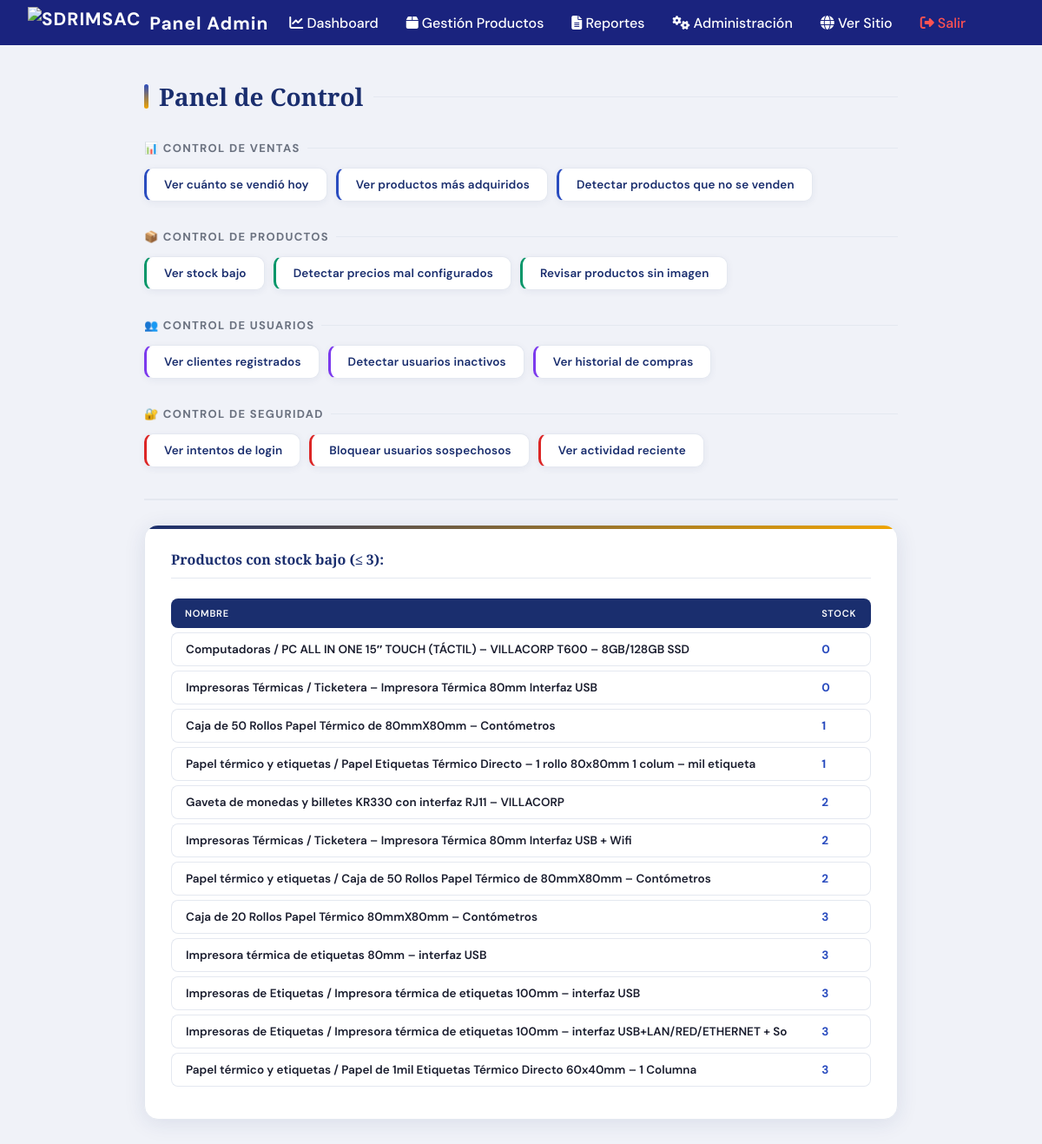
Page /public/admin/control.php?stock_bajo=1 on the committed database.
### tables this page shows
CREATE TABLE `productos` (
  `id` int(11) NOT NULL,
  `nombre` varchar(100) NOT NULL,
  `descripcion` text DEFAULT NULL,
  `precio` decimal(10,2) DEFAULT NULL,
  `stock` int(11) DEFAULT 0,
  `imagen` varchar(255) DEFAULT NULL,
  `views` int(11) DEFAULT 0,
  `vistas` int(11) DEFAULT 0,
  `vendidos` int(11) DEFAULT 0,
  `favoritos` int(11) DEFAULT 0
);

### public/admin/control.php (the view, shortened to what this page needs)
<?php
include __DIR__ . '/includes/header_admin.php';
require_once __DIR__ . '/../config/database.php';
?>
<link rel="stylesheet" href="control.css">
<section class="control-section">
    <h2>Panel de Control</h2>
    <h3>📊 Control de Ventas</h3>
    <ul>
        <li><a href="reportes.php?tipo=ventas">Ver cuánto se vendió hoy</a></li>
        <li><a href="reportes.php?tipo=productos_mas_vendidos">Ver productos más adquiridos</a></li>
        <li><a href="reportes.php?tipo=productos_no_venden">Detectar productos que no se venden</a></li>
    </ul>
    <h3>📦 Control de Productos</h3>
    <ul>
        <li><a href="?stock_bajo=1">Ver stock bajo</a></li>
        <li><a href="?precios_mal=1">Detectar precios mal configurados</a></li>
        <li><a href="?sin_imagen=1">Revisar productos sin imagen</a></li>
    </ul>
    <h3>👥 Control de Usuarios</h3>
    <ul>
        <li><a href="?clientes=1">Ver clientes registrados</a></li>
        <li><a href="?inactivos=1">Detectar usuarios inactivos</a></li>
        <li><a href="?historial=1">Ver historial de compras</a></li>
    </ul>
    <h3>🔐 Control de Seguridad</h3>
    <ul>
        <li><a href="?login_intentos=1">Ver intentos de login</a></li>
        <li><a href="?bloquear=1">Bloquear usuarios sospechosos</a></li>
        <li><a href="?actividad=1">Ver actividad reciente</a></li>
    </ul>
    <hr>
    <?php
    if(isset($_GET['stock_bajo'])){
        echo '<div class="control-box"><h4>Productos con stock bajo (≤ 3):</h4>';
        $q = $conn->query("SELECT * FROM productos WHERE stock <= 3 ORDER BY stock ASC");
        if($q->num_rows > 0){
            echo '<table><tr><th>Nombre</th><th>Stock</th></tr>';
            while($r = $q->fetch_assoc()){
                echo '<tr><td>'.htmlspecialchars($r['nombre']).'</td><td>'.intval($r['stock']).'</td></tr>';
            }
            echo '</table>';
        } else {
            echo '<p>No hay productos con stock bajo.</p>';
        }
        echo '</div>';
    }
    ?>
</section>

### public/admin/includes/header_admin.php (shortened to what this page needs)
<!DOCTYPE html>
<html lang="es">
<head>
    <link rel="stylesheet" href="../assets/css/dashboard.css">
    <link rel="stylesheet" href="https://cdnjs.cloudflare.com/ajax/libs/font-awesome/6.4.0/css/all.min.css">
</head>
<body>
<nav class="admin-navbar">
    <div class="admin-logo">
        <img src="../assets/img/SDRIMSAC.png" alt="SDRIMSAC" style="height:36px;vertical-align:middle;"> Panel Admin
    </div>
    <div class="admin-menu">
        <a href="dashboard.php"><i class="fa-solid fa-chart-line"></i> Dashboard</a>
        <a href="productos.php"><i class="fa-solid fa-box"></i> Gestión Productos</a>
        <a href="reportes.php"><i class="fa-solid fa-file-alt"></i> Reportes</a>
        <a href="administracion.php"><i class="fa-solid fa-cogs"></i> Administración</a>
        <a href="../index.php"><i class="fa-solid fa-globe"></i> Ver Sitio</a>
        <a href="logout.php" style="color:#ff5252"><i class="fa-solid fa-sign-out-alt"></i> Salir</a>
    </div>
</nav>

### public/assets/css/dashboard.css (style rules this page uses)
:root { --primary: #1a2e6e; --primary-light: #2a4cbf; --accent: #f0a500; --accent-soft: #fff7e0; --bg: #f0f2f8; --card: #ffffff; --text: #1a1d2e; --muted: #6b7280; --border: #e4e8f0; --success: #059669; --danger: #dc2626; --pending: #d97706; --shadow: 0 4px 24px rgba(26,46,110,0.10); --radius: 16px; }
*, *::before, *::after { box-sizing: border-box; margin: 0; padding: 0; }

### public/admin/includes/header_admin.php (style rules this page uses)
.admin-navbar { background: #1a237e; color: #fff; padding: 0.5em 2em; display: flex; align-items: center; justify-content: space-between; }
.admin-navbar .admin-logo { font-weight: bold; font-size: 1.3em; letter-spacing: 1px; display: flex; align-items: center; gap: 10px; }
.admin-navbar .admin-menu { display: flex; gap: 2em; }
.admin-navbar .admin-menu a { color: #fff; text-decoration: none; font-weight: 500; transition: color .2s; }

### rows in the picture
productos: nombre "Computadoras / PC ALL IN ONE 15″ TOUCH (TÁCTIL) – VILLACORP T600 – 8GB/128GB SSD", stock "0"
productos: nombre "Impresoras Térmicas / Ticketera – Impresora Térmica 80mm Interfaz USB", stock "0"
productos: nombre "Caja de 50 Rollos Papel Térmico de 80mmX80mm – Contómetros", stock "1"
productos: nombre "Papel térmico y etiquetas / Papel Etiquetas Térmico Directo – 1 rollo 80x80mm 1 colum – mil etiqueta", stock "1"
productos: nombre "Gaveta de monedas y billetes KR330 con interfaz RJ11 – VILLACORP", stock "2"
productos: nombre "Impresoras Térmicas / Ticketera – Impresora Térmica 80mm Interfaz USB + Wifi", stock "2"
productos: nombre "Papel térmico y etiquetas / Caja de 50 Rollos Papel Térmico de 80mmX80mm – Contómetros", stock "2"
productos: nombre "Caja de 20 Rollos Papel Térmico 80mmX80mm – Contómetros", stock "3"
productos: nombre "Impresora térmica de etiquetas 80mm – interfaz USB", stock "3"
productos: nombre "Impresoras de Etiquetas / Impresora térmica de etiquetas 100mm – interfaz USB", stock "3"
productos: nombre "Impresoras de Etiquetas / Impresora térmica de etiquetas 100mm – interfaz USB+LAN/RED/ETHERNET + So", stock "3"
productos: nombre "Papel térmico y etiquetas / Papel de 1mil Etiquetas Térmico Directo 60x40mm – 1 Columna", stock "3"
